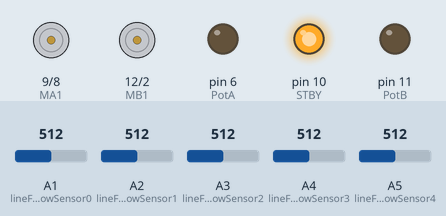
This sketch was run on a simulated Arduino Uno, built with avr-gcc and run on an emulated ATmega328P. Shown: motor-driver pin pairs drawn as motors (green arrow = first pin HIGH = forward, orange = second pin HIGH = backward, longer = more drive, stopped while the standby pin is LOW), output pins drawn as LEDs (lit = HIGH). The test bench sets the inputs (shaded band); at power-on: A1 (lineFollowSensor0) = 512, A2 (lineFollowSensor1) = 512, A3 (lineFollowSensor2) = 512, A4 (lineFollowSensor3) = 512, A5 (lineFollowSensor4) = 512. What the sketch prints to the serial monitor is not drawn.

Above: at 0.1 s.
At 2.1 s:
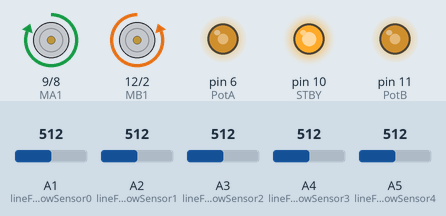
At 25.3 s:
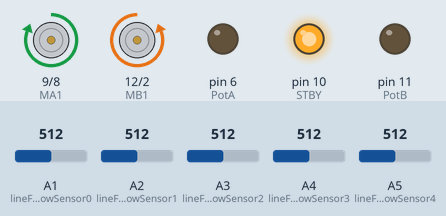
Timing chart, 0 to 26.8 s (numbered marks = the images above):
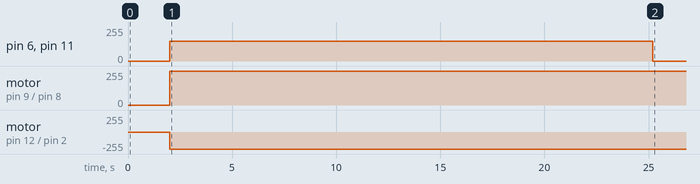

Measured:
- by itself, pin 6 (PotA), pin 11 (PotB): 0/255 → 150/255 at 2.0 s, → 0/255 23.2 s later
- by itself, motor on pin 9 (MA1) / pin 8 (MA2): stopped → forward 255/255 at 2.0 s
- by itself, motor on pin 12 (MB1) / pin 2 (MB2): stopped → backward 255/255 at 2.0 s

The sketch:

simple_garantido.ino
```cpp
int lineFollowSensor0 = A1;
int lineFollowSensor1 = A2;
int lineFollowSensor2 = A3;
int lineFollowSensor3 = A4;
int lineFollowSensor4 = A5;

int STBY = 10; //standby

//Motor A
int PotA = 6; //Speed control
int MA1 = 9; //Direction
int MA2 = 8; //Direction

//Motor B
int PotB = 11; //Speed control
int MB1 = 12; //Direction
int MB2 = 2; //Direction
int LFSensor[5] = { 0, 0, 0, 0, 0};
int Position = 0;

float VelMax = 150;
float VelMed = VelMax*0.39;
float VelMin = VelMax*0.05;

float Kp = 0.13;
float Kd = 0.24;
int erro = 0;
float vel=0;
float P = 0;
float D = 0;
float previousErro;
float PD = 0;

unsigned long tempo=0;

void setup () {
  Serial.begin(9600);
  pinMode(PotA, OUTPUT);
  pinMode(MA1, OUTPUT);
  pinMode(MA2, OUTPUT);

  pinMode(PotB, OUTPUT);
  pinMode(MB1, OUTPUT);
  pinMode(MB2, OUTPUT);
  pinMode(STBY, OUTPUT);
  digitalWrite(STBY, HIGH);
  delay(2000);

}
void loop () {
  tempo=millis();

  LFSensor[1] = analogRead(lineFollowSensor1);
  if (LFSensor [1] < 600) {
    LFSensor[1] = 1;
  } else {
    LFSensor[1] = 0;
  }
  LFSensor[2] = analogRead(lineFollowSensor2);

  if (LFSensor [2] < 600) {
    LFSensor[2] = 1;
  } else {
    LFSensor[2] = 0;
  }
  LFSensor[3] = analogRead(lineFollowSensor3);

  if (LFSensor [3] < 600) {
    LFSensor[3] = 1;
  } else {
    LFSensor[3] = 0;
  }
  LFSensor[0] = analogRead(lineFollowSensor0);

  if (LFSensor [0] < 600) {
    LFSensor[0] = 1;
  } else {
    LFSensor[0] = 0;
  }
  LFSensor[4] = analogRead(lineFollowSensor4);

  if (LFSensor [4] < 600) {
    LFSensor[4] = 1;
  } else {
    LFSensor[4] = 0;
  }

  Position = (((LFSensor[0]*0)+(LFSensor[1]*1000)+(LFSensor[2]*2000)+(LFSensor[3]*3000)+(LFSensor[4]*4000))/((LFSensor[0])+(LFSensor[1])+(LFSensor[2])+(LFSensor[3])+(LFSensor[4])));
  Serial.println(Position);

  if(Position == 2000){
    digitalWrite(MA1, HIGH);
    digitalWrite(MA2, LOW);
    digitalWrite(MB1, LOW);
    digitalWrite(MB2, HIGH);
    analogWrite(PotA, VelMax);
    analogWrite(PotB, VelMax);
  }

   else if(Position == 1000){
    digitalWrite(MA1, HIGH);
    digitalWrite(MA2, LOW);
    digitalWrite(MB1, LOW);
    digitalWrite(MB2, HIGH);
    analogWrite(PotA, VelMed);
    analogWrite(PotB, VelMax);
  }

   else if(Position == 3000){
    digitalWrite(MA1, HIGH);
    digitalWrite(MA2, LOW);
    digitalWrite(MB1, LOW);
    digitalWrite(MB2, HIGH);
    analogWrite(PotA, VelMax);
    analogWrite(PotB, VelMed);
  }
   else if(Position == 4000){
    digitalWrite(MA1, HIGH);
    digitalWrite(MA2, LOW);
    digitalWrite(MB1, LOW);
    digitalWrite(MB2, HIGH);
    analogWrite(PotA, VelMax);
    analogWrite(PotB, VelMin);
  }
   else if(Position == 0){
    digitalWrite(MA1, HIGH);
    digitalWrite(MA2, LOW);
    digitalWrite(MB1, LOW);
    digitalWrite(MB2, HIGH);
    analogWrite(PotA, VelMin);
    analogWrite(PotB, VelMax);
  }

  if (tempo>=25200){

  digitalWrite(MA1, HIGH);
  digitalWrite(MA2, LOW);
  digitalWrite(MB1, LOW);
  digitalWrite(MB2, HIGH);
  analogWrite(PotA, 0);
  analogWrite(PotB, 0);
  delay(20000);
  }
}
```
